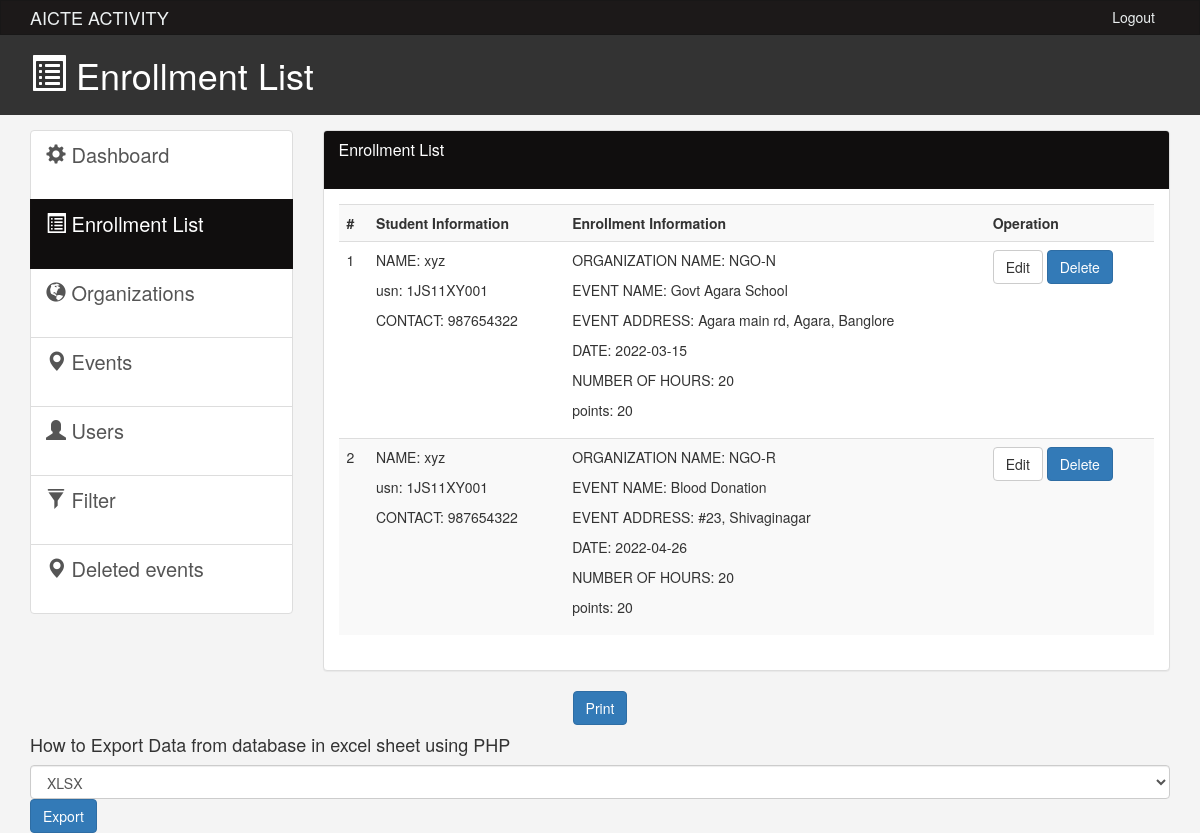
Screenshot of /admin/bookings_list.php with the database file from the repository.
### tables this page shows
CREATE TABLE `event_booking` (
  `id` int(3) NOT NULL,
  `user_name` varchar(25) NOT NULL,
  `usn` varchar(10) NOT NULL,
  `user_phone` int(10) NOT NULL,
  `event_id` int(1) NOT NULL,
  `organization_id` int(1) NOT NULL,
  `date` date NOT NULL,
  `no_of_hours` int(3) NOT NULL
);

CREATE TABLE `organization` (
  `id` int(1) NOT NULL,
  `name` varchar(25) NOT NULL,
  `description` varchar(100) NOT NULL
);

CREATE TABLE `event` (
  `id` int(1) NOT NULL,
  `name` varchar(25) NOT NULL,
  `address` varchar(100) NOT NULL,
  `description` varchar(200) NOT NULL,
  `points` int(5) NOT NULL
);

### admin/bookings_list.php (the view, shortened to what this page needs)
<!DOCTYPE html>
<html lang="en">
  <head>
    <link href="css/bootstrap.min.css?v=<?php echo time(); ?>" rel="stylesheet">
    <link href="css/style.css?v=<?php echo time(); ?>" rel="stylesheet">
  </head>
  <body>
    <nav class="navbar navbar-default">
      <div class="container">
        <div class="navbar-header">
          <a class="navbar-brand" href="#">AICTE ACTIVITY</a>
        </div>
        <div id="navbar" class="collapse navbar-collapse">
          <ul class="nav navbar-nav navbar-right">
            <li><a href="../login.php">Logout</a></li>
          </ul>
        </div>
      </div>
    </nav>
    <header id="header">
      <div class="container">
        <div class="row">
          <div class="col-md-10">
            <h1><span class="glyphicon glyphicon-list-alt" aria-hidden="true"></span> Enrollment List</h1>
          </div>
          <div class="col-md-2">
            <div class="dropdown create">
              </div>
      </div>
        </div>
      </div>
    </header>
    <section id="main">
      <div class="container">
        <div class="row">
          <div class="col-md-3">
            <div class="list-group">
              <a href="index.php" class="list-group-item">
                <span class="glyphicon glyphicon-cog" aria-hidden="true"></span> Dashboard
              </a>
              <a href="bookings_list.php" class="list-group-item active main-color-bg"><span class="glyphicon glyphicon-list-alt" aria-hidden="true"></span> Enrollment List </a>
              <a href="organizations.php" class="list-group-item"><span class="glyphicon glyphicon-globe" aria-hidden="true"></span> Organizations </a>
              <a href="events.php" class="list-group-item"><span class="glyphicon glyphicon-map-marker" aria-hidden="true"></span> Events </a>
              <a href="users.php" class="list-group-item"><span class="glyphicon glyphicon-user" aria-hidden="true"></span> Users </a>
              <a href="filter.php" class="list-group-item"><span class="glyphicon glyphicon-filter" aria-hidden="true"></span> Filter </a>
              <a href="event_logs.php" class="list-group-item"><span class="glyphicon glyphicon-map-marker" aria-hidden="true"></span> Deleted events </a>
              </div>
          </div>
          <div class="col-md-9">
            <div class="panel panel-default">
              <div class="panel-heading main-color-bg">
                <h3 class="panel-title">Enrollment List</h3><br>
              </div>
              <div class="panel-body">
                <table class="table table-striped table-hover">
                      <tr>
                        <th>#</th>
                        <th>Student Information</th>
                        <th>Enrollment Information</th>
                        <th>Operation</th>
                      </tr>
                      <?php  include('../connection.php'); ?>
                      <?php
                       $sql="SELECT * from `event_booking`;";
                       $res = mysqli_query ($data, $sql);
                       $i=1;
                       while($row = mysqli_fetch_array($res)
                       ){
                        echo "<tr>";
                        echo "<td> "; echo $i++ ;
                        echo"</td>";
                        echo "<td><p> NAME: "; echo $row["user_name"]."</p>";
                        echo "<p> usn: "; echo $row["usn"]."</p>";
                        echo "<p> CONTACT: " ;echo $row["user_phone"]."</p>" ;
                        echo"</td>";
                        $eid=$row["organization_id"] ;
                        $sql_organization_name = "SELECT `name` FROM `organization` where `id` = '$eid' ";
                        $res_organization_name = mysqli_query($data, $sql_organization_name);
                        $row_organization_name = mysqli_fetch_array($res_organization_name);
                        echo "<td><p> ORGANIZATION NAME: "; echo $row_organization_name["name"]."</p>";
                        $vid=$row["event_id"] ;
                        $sql_event = "SELECT * FROM `event` where `id` = '$vid' ";
                        $res_event = mysqli_query($data, $sql_event);
                        $row_event = mysqli_fetch_array($res_event);
                        $id =  $row["id"];
                        echo "<p> EVENT NAME: " ;echo $row_event["name"]."</p>" ;
                        echo "<p> EVENT ADDRESS: " ;echo $row_event["address"]."</p>" ;
                        echo "<p> DATE: " ;echo $row["date"]."</p>" ;
                        echo "<p> NUMBER OF HOURS: " ;echo $row["no_of_hours"]."</p>" ;
                        $points =  $row_event["points"];
                        echo "<p> points: " ;echo $points."</p>" ;
                        echo"</td>";
                        echo "<td>"; echo "<a class='btn btn-default' href='edit_bookings.php?id=$id'>Edit</a> <a class='btn btn-primary' href='delete_bookings.php?id=$id'>Delete</a>"; echo" </td>";
                        echo "</tr>";
                       }
                      ?>
                    </table>
              </div>
              </div>
          </div>
        </div>
      </div>
    </section>
      <div class="text-center">
        <a href="../print.php" class="btn btn-primary">  Print  </a>
      </div>
      <div class="container">
        <div class="row">
            <div class="col-md-12 mt-4">
                <div class="card mt-5">
                    <div class="card-header">
                        <h4>How to Export Data from database in excel sheet using PHP</h4>
                    </div>
                    <div class="card-body">
                        <form action="excel.php" method="POST">
                            <select name="export_file_type" class="form-control">
                                <option value="xlsx">XLSX</option>
                            </select>
                            <button type="submit" name="export_excel_btn" class="btn btn-primary mt-3">Export</button>
                        </form>
                    </div>
                </div>
            </div>
        </div>
    </div>
  </body>
</html>

### admin/css/style.css (style rules this page uses)
body { background:#f4f4f4; }
.navbar { min-height: 33px !important; margin-bottom:0; border-radius:0; }
.navbar-nav > li > a, .navbar-brand { padding-top:6px !important; padding-bottom:0 !important; height: 33px; }
.navbar-default { background-color: #1c1919; border-color: #181717; }
.navbar-default .navbar-brand { color: #ecf0f1; }
.navbar-default .navbar-nav > li > a { color: #ecf0f1; }
.navbar-default .navbar-collapse, .navbar-default .navbar-form { border-color: #ecf0f1; }
.main-color-bg { background-color: #100e0e !important; border-color: #131010 !important; color:#ffffff !important; }
#header { background:#333333; color:#ffffff; padding-bottom: 10px; margin-bottom: 15px; }
#header .create { padding-top: 20px; }
.list-group { height: 400px !important; }
a.list-group-item { font-size: 20px !important; }
.list-group-item { height: 70px !important; }

### rows the page displays
event_booking: user_name "xyz", usn "1JS11XY001", user_phone "987654322", organization.name "NGO-N", event.name "Govt Agara School", event.address "Agara main rd, Agara, Banglore", date "2022-03-15", no_of_hours "20", event.points "20"
event_booking: user_name "xyz", usn "1JS11XY001", user_phone "987654322", organization.name "NGO-R", event.name "Blood Donation", event.address "#23, Shivaginagar", date "2022-04-26", no_of_hours "20", event.points "20"
